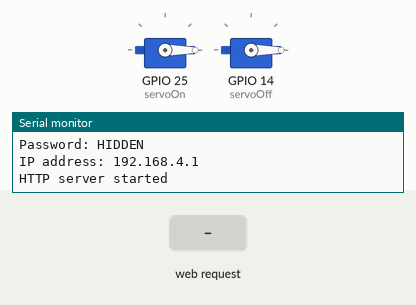
Recording of a sketch running on a simulated ESP32. Shown: 2 × servo, the last lines printed to the serial monitor. Inputs (shaded band) come from the test bench.

Above: at 2.2 s.
2.3 s: HTTP request GET /on received
At 2.55 s:
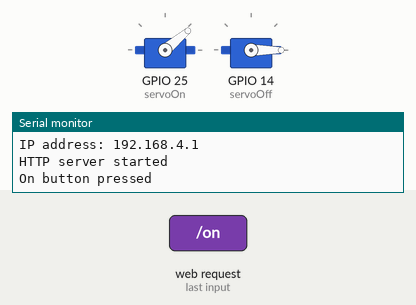
4.3 s: HTTP request GET /off received
At 4.55 s:
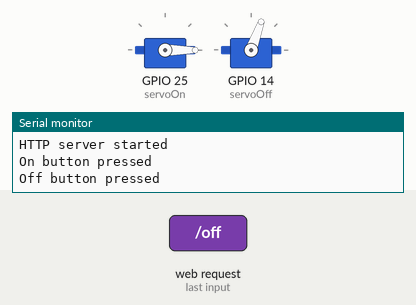
Timing chart, 0 to 7.3 s (numbered marks = the images above; inputs shaded):
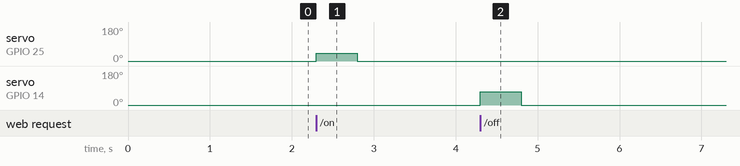

The sketch:

smartswitch.ino
```cpp
#include <WiFi.h>
#include <WebServer.h>
#include <ESP32Servo.h>

WebServer server(80);
Servo servoOn;
Servo servoOff;

String htmlPage = R"rawliteral(
<!DOCTYPE html>
<html>
<head>
  <title>ESP32 Control</title>
  <style>
    body {
      text-align: center;
      background-color: #0d0d0d;
      margin: 0;
      padding: 20px;
      color: white;
    }
    h1 {
      color: #fff;
      font-size: 2em;
      margin-bottom: 30px;
    }
    .button-container {
      display: flex;
      justify-content: center;
      flex-wrap: wrap;
      gap: 40px;
    }
    button {
      font-size: 28px;
      width: 180px;
      height: 180px;
      border: none;
      border-radius: 50%;
      cursor: pointer;
      transition: transform 0.2s ease, box-shadow 0.2s ease;
      background: linear-gradient(135deg, #4CAF50, #2E8B57);
      color: white;
      position: relative;
      overflow: hidden;
      display: flex;
      align-items: center;
      justify-content: center;
    }
    button.off {
      background: linear-gradient(135deg, #f44336, #8B0000);
    }
    @media (hover:hover) {
      button:hover {
        transform: scale(1.08);
        box-shadow: 0 0 25px rgba(255, 255, 255, 0.4);
      }
    }
    button:active::after {
      content: "";
      position: absolute;
      top: 50%;
      left: 50%;
      width: 300%;
      height: 300%;
      background: radial-gradient(circle, rgba(138,43,226,0.6) 0%, rgba(25,25,112,0.4) 40%, transparent 80%);
      transform: translate(-50%, -50%);
      animation: galaxy 0.6s ease-out;
      border-radius: 50%;
      pointer-events: none;
    }
    @keyframes galaxy {
      from { opacity: 1; transform: translate(-50%, -50%) scale(0.2); }
      to { opacity: 0; transform: translate(-50%, -50%) scale(1); }
    }
  </style>
</head>
<body>
  <h1>Remote WebAPP Bedroom Light</h1>
  <div class="button-container">
    <button onclick="fetch('/on')" class="on">ON</button>
    <button onclick="fetch('/off')" class="off">OFF</button>
  </div>
</body>
</html>
)rawliteral";

void handleRoot() {
  server.send(200, "text/html", htmlPage);
}

void handleOn() {
  Serial.println("On button pressed");
  servoOn.write(40);
  delay(500);
  servoOn.write(0);
  delay(500);
  server.send(200, "text/plain", "ON");
}

void handleOff() {
  Serial.println("Off button pressed");
  servoOff.write(70);
  delay(500);
  servoOff.write(0);
  delay(500);
  server.send(200, "text/plain", "OFF");
}

void setup() {
  Serial.begin(9600);
  delay(1000);

  // Attach two servos
  servoOn.attach(25);   // Servo for ON button
  servoOff.attach(14);  // Servo for OFF button

  servoOn.write(0);
  servoOff.write(0);

  const char* ssid = "Bedroom_Light";
  const char* password = "HIDDEN";

  WiFi.softAP(ssid, password);
  WiFi.setTxPower(WIFI_POWER_19_5dBm);

  Serial.println("Access Point started");
  Serial.print("SSID: "); Serial.println(ssid);
  Serial.print("Password: "); Serial.println(password);
  Serial.print("IP address: "); Serial.println(WiFi.softAPIP());

  server.on("/", handleRoot);
  server.on("/on", handleOn);
  server.on("/off", handleOff);

  server.begin();
  Serial.println("HTTP server started");
}

void loop() {
  server.handleClient();
}
```

Measured:
- after the input at 2.3 s, servo on GPIO 25 (servoOn): 0° → 40° at once, → 0° 0.50 s later
- after the input at 4.3 s, servo on GPIO 14 (servoOff): 0° → 70° at once, → 0° 0.50 s later
